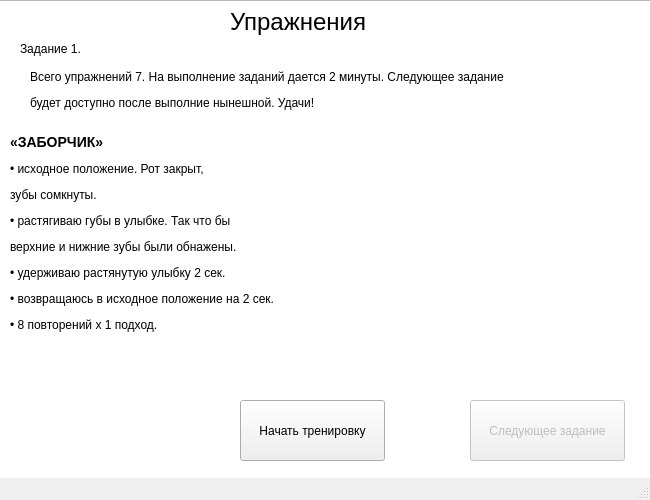
<?xml version="1.0" encoding="UTF-8"?>
<ui version="4.0">
 <class>MainWindow</class>
 <widget class="QMainWindow" name="MainWindow">
  <property name="enabled">
   <bool>true</bool>
  </property>
  <property name="geometry">
   <rect>
    <x>0</x>
    <y>0</y>
    <width>650</width>
    <height>500</height>
   </rect>
  </property>
  <property name="windowTitle">
   <string>Тренировка</string>
  </property>
  <widget class="QWidget" name="centralwidget">
   <widget class="QLabel" name="label">
    <property name="geometry">
     <rect>
      <x>230</x>
      <y>6</y>
      <width>141</width>
      <height>31</height>
     </rect>
    </property>
    <property name="font">
     <font>
      <pointsize>18</pointsize>
     </font>
    </property>
    <property name="text">
     <string>Упражнения</string>
    </property>
   </widget>
   <widget class="QListView" name="listView">
    <property name="geometry">
     <rect>
      <x>-10</x>
      <y>0</y>
      <width>661</width>
      <height>971</height>
     </rect>
    </property>
    <property name="autoScroll">
     <bool>false</bool>
    </property>
   </widget>
   <widget class="QWidget" name="horizontalLayoutWidget">
    <property name="geometry">
     <rect>
      <x>30</x>
      <y>480</y>
      <width>731</width>
      <height>80</height>
     </rect>
    </property>
    <layout class="QHBoxLayout" name="horizontalLayout"/>
   </widget>
   <widget class="QPushButton" name="pushButton">
    <property name="geometry">
     <rect>
      <x>240</x>
      <y>400</y>
      <width>145</width>
      <height>61</height>
     </rect>
    </property>
    <property name="text">
     <string>Начать тренировку</string>
    </property>
   </widget>
   <widget class="QLabel" name="label_3">
    <property name="geometry">
     <rect>
      <x>20</x>
      <y>40</y>
      <width>105</width>
      <height>17</height>
     </rect>
    </property>
    <property name="text">
     <string>Задание 1.</string>
    </property>
   </widget>
   <widget class="QWidget" name="horizontalLayoutWidget_2">
    <property name="geometry">
     <rect>
      <x>10</x>
      <y>120</y>
      <width>646</width>
      <height>226</height>
     </rect>
    </property>
    <layout class="QHBoxLayout" name="horizontalLayout_2">
     <item>
      <widget class="QLabel" name="label_4">
       <property name="text">
        <string>&lt;html&gt;&lt;head/&gt;&lt;body&gt;&lt;h3 style=&quot; margin-top:0px; margin-bottom:0px; margin-left:0px; margin-right:0px; -qt-block-indent:0; text-indent:0px; background-color:transparent;&quot;&gt;&lt;span style=&quot; font-family:'Liberation Serif,serif'; font-size:14pt; font-weight:600; background-color:transparent;&quot;&gt;«&lt;/span&gt;ЗАБОРЧИК»&lt;/h3&gt;&lt;p&gt;• исходное положение. Рот закрыт, &lt;/p&gt;&lt;p&gt;зубы сомкнуты. &lt;/p&gt;&lt;p&gt;• растягиваю губы в улыбке. Так что бы&lt;/p&gt;&lt;p&gt;верхние и нижние зубы были обнажены. &lt;/p&gt;&lt;p&gt;• удерживаю растянутую улыбку 2 сек. &lt;/p&gt;&lt;p&gt;• возвращаюсь в исходное положение на 2 сек. &lt;/p&gt;&lt;p&gt;• 8 повторений х 1 подход. &lt;/p&gt;&lt;/body&gt;&lt;/html&gt;</string>
       </property>
      </widget>
     </item>
     <item>
      <widget class="QLabel" name="label_2">
       <property name="contextMenuPolicy">
        <enum>Qt::DefaultContextMenu</enum>
       </property>
       <property name="layoutDirection">
        <enum>Qt::RightToLeft</enum>
       </property>
       <property name="text">
        <string/>
       </property>
       <property name="pixmap">
        <pixmap>train/zaborchik.jpeg</pixmap>
       </property>
      </widget>
     </item>
    </layout>
   </widget>
   <widget class="QPushButton" name="pushButton_2">
    <property name="enabled">
     <bool>false</bool>
    </property>
    <property name="geometry">
     <rect>
      <x>470</x>
      <y>400</y>
      <width>155</width>
      <height>61</height>
     </rect>
    </property>
    <property name="text">
     <string>Следующее задание</string>
    </property>
   </widget>
   <widget class="QLabel" name="label_5">
    <property name="geometry">
     <rect>
      <x>30</x>
      <y>60</y>
      <width>601</width>
      <height>61</height>
     </rect>
    </property>
    <property name="text">
     <string>&lt;html&gt;&lt;head/&gt;&lt;body&gt;&lt;p&gt;Всего упражнений 7. На выполнение заданий дается 2 минуты. Следующее задание&lt;/p&gt;&lt;p&gt;будет доступно после выполние нынешной. Удачи!&lt;/p&gt;&lt;/body&gt;&lt;/html&gt;</string>
    </property>
   </widget>
   <zorder>listView</zorder>
   <zorder>label</zorder>
   <zorder>horizontalLayoutWidget</zorder>
   <zorder>pushButton</zorder>
   <zorder>label_3</zorder>
   <zorder>horizontalLayoutWidget_2</zorder>
   <zorder>pushButton_2</zorder>
   <zorder>label_5</zorder>
  </widget>
  <widget class="QStatusBar" name="statusbar"/>
 </widget>
 <resources/>
 <connections/>
</ui>
